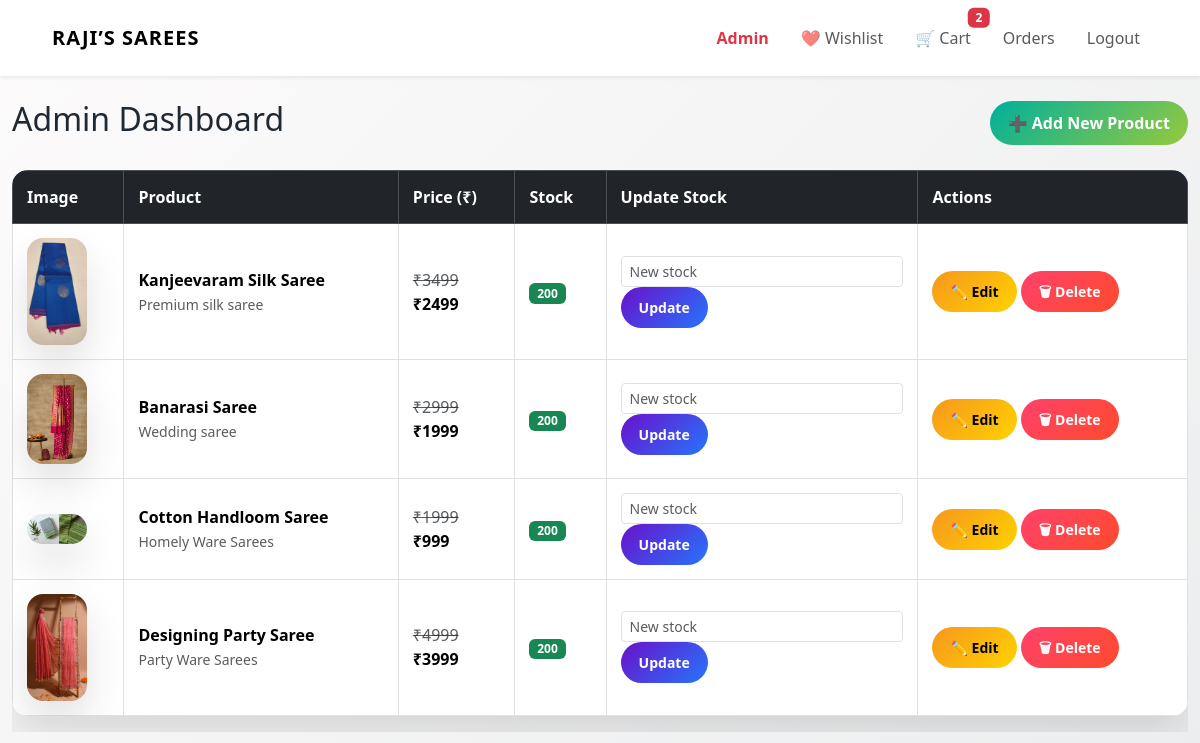
The app's page /admin/dashboard (signed in) with its own data.
### app.py (models this page shows)
class Product(db.Model):
    id = db.Column(db.Integer, primary_key=True)
    name = db.Column(db.String(150), nullable=False)
    mrp = db.Column(db.Integer, nullable=False)
    price = db.Column(db.Integer, nullable=False)
    stock = db.Column(db.Integer, nullable=False)
    image = db.Column(db.String(300), nullable=False)
    description = db.Column(db.Text, nullable=False)

### app.py (the view)
@app.route("/admin/dashboard")
@login_required
def admin_dashboard():
    if not current_user.is_admin:
        abort(403)
    products = Product.query.all()
    return render_template(
        "admin/dashboard.html",
        products=products
    )

### app.py (called while the page is built)
@login_manager.user_loader
def load_user(user_id):
    return User.query.get(int(user_id))

@app.context_processor
def inject_cart_count():
    if current_user.is_authenticated:
        count = db.session.query(
            func.sum(CartItem.quantity)
        ).filter_by(user_id=current_user.id).scalar()
        return {"cart_count": count or 0}
    return {"cart_count": 0}

### templates/admin/dashboard.html
{% extends "base.html" %}
{% block content %}
<div class="d-flex justify-content-between align-items-center mb-4">
  <h2>Admin Dashboard</h2>
  <a href="{{ url_for('admin_add_product') }}"
   class="btn btn-success">
  ➕ Add New Product
</a>
</div>
<div class="table-responsive admin-table">
  <table class="table table-bordered align-middle">
    <thead class="table-dark">
      <tr>
        <th>Image</th>
        <th>Product</th>
        <th>Price (₹)</th>
        <th>Stock</th>
        <th>Update Stock</th>
        <th>Actions</th>
      </tr>
    </thead>
    <tbody>
      {% for product in products %}
      <tr>
        <td>
<img
      src="{{ url_for('static',
            filename='uploads/' ~ product.name|lower|replace(' ', '') ~ '.jpg') }}"
      class="img-fluid product-img w-100"
      alt="{{ product.name }}"
      loading="lazy"
      onerror="this.onerror=null;this.src='/static/uploads/default.jpg';"
       width="70"
       class="rounded">
</td>
        <td>
          <strong>{{ product.name }}</strong><br>
          <small class="text-muted">{{ product.description }}</small>
        </td>
        <td>
          <del class="text-muted">₹{{ product.mrp }}</del><br>
          <strong>₹{{ product.price }}</strong>
        </td>
        <td>
          {% if product.stock > 10 %}
            <span class="badge bg-success">{{ product.stock }}</span>
          {% elif product.stock > 0 %}
            <span class="badge bg-warning text-dark">{{ product.stock }}</span>
          {% else %}
            <span class="badge bg-danger">Out of stock</span>
          {% endif %}
        </td>
        <td>
  <form method="POST"
        action="/admin/update-stock/{{ product.id }}"
        class="admin-stock-form">
    <input
      type="number"
      name="stock"
      min="0"
      class="form-control form-control-sm"
      placeholder="New stock"
      required
    >
    <button type="submit" class="btn btn-sm btn-primary">
      Update
    </button>
  </form>
</td>
<td>
  <div class="admin-actions">
    <a href="/admin/product/edit/{{ product.id }}"
       class="btn btn-warning btn-sm">✏️ Edit</a>
    <a href="/admin/product/delete/{{ product.id }}"
       class="btn btn-danger btn-sm"
       onclick="return confirm('Delete this product?')">
       🗑 Delete
    </a>
  </div>
</td>
      </tr>
      {% endfor %}
    </tbody>
  </table>
</div>
{% endblock %}

### static/css/style.css (style rules this page uses)
* { margin: 0; padding: 0; box-sizing: border-box; }
body { font-family: 'Inter', sans-serif; background-color: #f5f5f6; color: #282c3f; }
body { background-color: #f5f5f5; }
.product-img { width: 100%; height: 320px; object-fit: cover; }
button { transition: all 0.3s ease; }
.admin-table img { max-width: 60px; height: auto; }
:root { --primary: #b1275e; --secondary: #f8f8f8; --text-dark: #222; --muted: #777; }
body { font-family: 'Poppins', sans-serif; background-color: var(--secondary); color: var(--text-dark); }
a { text-decoration: none; }
.product-img { width: 100%; height: 220px; object-fit: cover; border-top-left-radius: 14px; border-top-right-radius: 14px; }
@media (min-width: 992px) { .product-img { height: 240px; } }
:root { --primary: #6a11cb; --secondary: #2575fc; --accent: #ffb703; --success: #2ec4b6; --danger: #ef233c; --dark: #1f2933; --light: #f8f9fa; --glass: rgba(255, 255, 255, 0.75); --radius: 16px; --shadow: 0 20px 40px rgba(0,0,0,0.12); }
body { font-family: "Poppins", system-ui, sans-serif; background: linear-gradient(135deg, #fdfbfb, #ebedee); color: var(--dark); min-height: 100vh; }
.btn { border-radius: 999px; font-weight: 600; padding: 10px 18px; transition: all 0.35s ease; }
.btn-primary { background: linear-gradient(135deg, var(--primary), var(--secondary)); border: none; }
.btn-success { background: linear-gradient(135deg, #00b09b, #96c93d); border: none; }
.btn-danger { background: linear-gradient(135deg, #ff416c, #ff4b2b); border: none; }
.btn-warning { background: linear-gradient(135deg, #f7971e, #ffd200); border: none; }
.product-img { border-radius: var(--radius); object-fit: cover; transition: transform 0.5s ease; }
.container img { border-radius: var(--radius); box-shadow: var(--shadow); }
.admin-table table { background: white; border-radius: var(--radius); overflow: hidden; box-shadow: var(--shadow); }
.admin-table thead { background: linear-gradient(135deg, var(--primary), var(--secondary)); color: white; }
.admin-table th, .admin-table td { vertical-align: middle; padding: 14px; }
.admin-actions .btn { margin: 3px 0; }
input, textarea, select { border-radius: 999px; padding: 10px 14px; border: 1px solid #ddd; transition: all 0.3s ease; }

### records on screen
Product: shows a picture, name "Kanjeevaram Silk Saree", description "Premium silk saree", mrp "3499", price "2499", stock "200"
Product: shows a picture, name "Banarasi Saree", description "Wedding saree", mrp "2999", price "1999", stock "200"
Product: shows a picture, name "Cotton Handloom Saree", description "Homely Ware Sarees", mrp "1999", price "999", stock "200"
Product: shows a picture, name "Designing Party Saree", description "Party Ware Sarees", mrp "4999", price "3999", stock "200"

### other values on screen
{{ cart_count }} "2"
